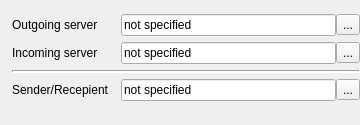
<?xml version="1.0" encoding="UTF-8"?>
<ui version="4.0">
 <class>MailRelayWidget</class>
 <widget class="QWidget" name="MailRelayWidget">
  <property name="geometry">
   <rect>
    <x>0</x>
    <y>0</y>
    <width>360</width>
    <height>125</height>
   </rect>
  </property>
  <property name="windowTitle">
   <string>Form</string>
  </property>
  <layout class="QGridLayout" name="gridLayout">
   <property name="leftMargin">
    <number>6</number>
   </property>
   <property name="topMargin">
    <number>14</number>
   </property>
   <property name="rightMargin">
    <number>0</number>
   </property>
   <property name="bottomMargin">
    <number>0</number>
   </property>
   <property name="spacing">
    <number>0</number>
   </property>
   <item row="0" column="0">
    <layout class="QFormLayout" name="formLayout">
     <property name="horizontalSpacing">
      <number>12</number>
     </property>
     <property name="verticalSpacing">
      <number>6</number>
     </property>
     <property name="leftMargin">
      <number>6</number>
     </property>
     <item row="0" column="0">
      <widget class="QLabel" name="lblOutgoing">
       <property name="text">
        <string>Outgoing server</string>
       </property>
       <property name="buddy">
        <cstring>lnEditOutgoing</cstring>
       </property>
      </widget>
     </item>
     <item row="0" column="1">
      <layout class="QHBoxLayout" name="horizontalLayout">
       <property name="spacing">
        <number>0</number>
       </property>
       <item>
        <widget class="QLineEdit" name="lnEditOutgoing">
         <property name="text">
          <string>not specified</string>
         </property>
        </widget>
       </item>
       <item>
        <widget class="QToolButton" name="btnOutgoing">
         <property name="text">
          <string>...</string>
         </property>
         <property name="icon">
          <iconset resource="../../qHostMonitor.qrc">
           <normaloff>:/img/browse.png</normaloff>:/img/browse.png</iconset>
         </property>
         <property name="iconSize">
          <size>
           <width>16</width>
           <height>16</height>
          </size>
         </property>
        </widget>
       </item>
      </layout>
     </item>
     <item row="1" column="0">
      <widget class="QLabel" name="lblIncoming">
       <property name="text">
        <string>Incoming server</string>
       </property>
       <property name="buddy">
        <cstring>lnEditIncoming</cstring>
       </property>
      </widget>
     </item>
     <item row="1" column="1">
      <layout class="QHBoxLayout" name="horizontalLayout_2">
       <property name="spacing">
        <number>0</number>
       </property>
       <item>
        <widget class="QLineEdit" name="lnEditIncoming">
         <property name="text">
          <string>not specified</string>
         </property>
        </widget>
       </item>
       <item>
        <widget class="QToolButton" name="btnIncoming">
         <property name="text">
          <string>...</string>
         </property>
         <property name="icon">
          <iconset resource="../../qHostMonitor.qrc">
           <normaloff>:/img/browse.png</normaloff>:/img/browse.png</iconset>
         </property>
         <property name="iconSize">
          <size>
           <width>16</width>
           <height>16</height>
          </size>
         </property>
        </widget>
       </item>
      </layout>
     </item>
     <item row="2" column="0" colspan="2">
      <widget class="Line" name="line">
       <property name="frameShadow">
        <enum>QFrame::Sunken</enum>
       </property>
       <property name="lineWidth">
        <number>2</number>
       </property>
       <property name="midLineWidth">
        <number>0</number>
       </property>
       <property name="orientation">
        <enum>Qt::Horizontal</enum>
       </property>
      </widget>
     </item>
     <item row="3" column="0">
      <widget class="QLabel" name="lblSender">
       <property name="text">
        <string>Sender/Recepient</string>
       </property>
       <property name="buddy">
        <cstring>lnEditSender</cstring>
       </property>
      </widget>
     </item>
     <item row="3" column="1">
      <layout class="QHBoxLayout" name="horizontalLayout_3">
       <property name="spacing">
        <number>0</number>
       </property>
       <item>
        <widget class="QLineEdit" name="lnEditSender">
         <property name="text">
          <string>not specified</string>
         </property>
        </widget>
       </item>
       <item>
        <widget class="QToolButton" name="btnSender">
         <property name="text">
          <string>...</string>
         </property>
         <property name="icon">
          <iconset resource="../../qHostMonitor.qrc">
           <normaloff>:/img/browse.png</normaloff>:/img/browse.png</iconset>
         </property>
         <property name="iconSize">
          <size>
           <width>16</width>
           <height>16</height>
          </size>
         </property>
        </widget>
       </item>
      </layout>
     </item>
    </layout>
   </item>
  </layout>
 </widget>
 <resources>
  <include location="../../qHostMonitor.qrc"/>
  <include location="../../qHostMonitor.qrc"/>
 </resources>
 <connections/>
</ui>
